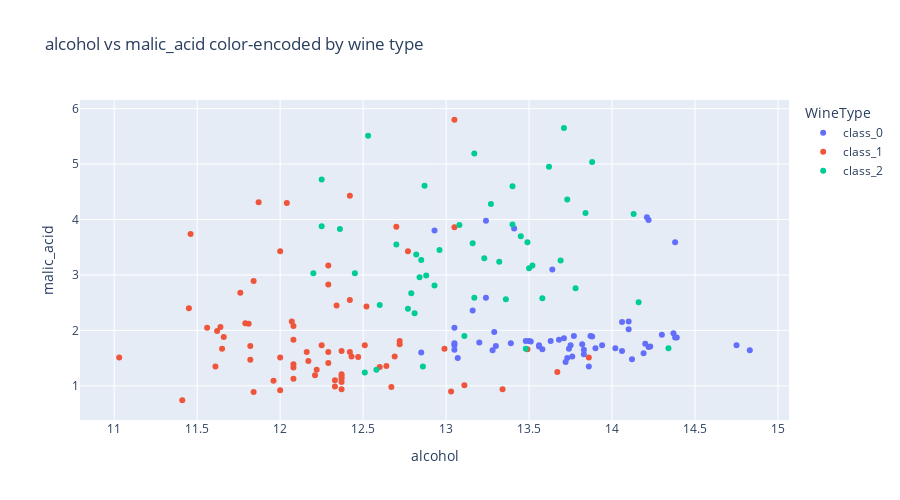

Here is the notebook cell this chart was saved with:
### Code cell
chart2 = px.scatter(data_frame=wine_df,
                   x=wine.feature_names[0],
                   y=wine.feature_names[1],
                   color="WineType",
                   title="%s vs %s color-encoded by wine type"%(wine.feature_names[0], wine.feature_names[1]),
                   height=500,
                   )

chart2

### Figure 1 — Plotly figure (JSON) as saved in the notebook; plotly's stock layout.template omitted (floating-point values rounded to 4 significant figures)
{"data": [{"hovertemplate": "WineType=class_0<br>alcohol=%{x}<br>malic_acid=%{y}<extra></extra>", "legendgroup": "class_0", "marker": {"color": "#636efa", "symbol": "circle"}, "mode": "markers", "name": "class_0", "orientation": "v", "showlegend": true, "type": "scatter", "x": [14.23, 13.2, 13.16, 14.37, 13.24, 14.2, 14.39, 14.06, 14.83, 13.86, 14.1, 14.12, 13.75, 14.75, 14.38, 13.63, 14.3, 13.83, 14.19, 13.64, 14.06, 12.93, 13.71, 12.85, 13.5, 13.05, 13.39, 13.3, 13.87, 14.02, 13.73, 13.58, 13.68, 13.76, 13.51, 13.48, 13.28, 13.05, 13.07, 14.22, 13.56, 13.41, 13.88, 13.24, 13.05, 14.21, 14.38, 13.9, 14.1, 13.94, 13.05, 13.83, 13.82, 13.77, 13.74, 13.56, 14.22, 13.29, 13.72], "xaxis": "x", "y": [1.71, 1.78, 2.36, 1.95, 2.59, 1.76, 1.87, 2.15, 1.64, 1.35, 2.16, 1.48, 1.73, 1.73, 1.87, 1.81, 1.92, 1.57, 1.59, 3.1, 1.63, 3.8, 1.86, 1.6, 1.81, 2.05, 1.77, 1.72, 1.9, 1.68, 1.5, 1.66, 1.83, 1.53, 1.8, 1.81, 1.64, 1.65, 1.5, 3.99, 1.71, 3.84, 1.89, 3.98, 1.77, 4.04, 3.59, 1.68, 2.02, 1.73, 1.73, 1.65, 1.75, 1.9, 1.67, 1.73, 1.7, 1.97, 1.43], "yaxis": "y"}, {"hovertemplate": "WineType=class_1<br>alcohol=%{x}<br>malic_acid=%{y}<extra></extra>", "legendgroup": "class_1", "marker": {"color": "#EF553B", "symbol": "circle"}, "mode": "markers", "name": "class_1", "orientation": "v", "showlegend": true, "type": "scatter", "x": [12.37, 12.33, 12.64, 13.67, 12.37, 12.17, 12.37, 13.11, 12.37, 13.34, 12.21, 12.29, 13.86, 13.49, 12.99, 11.96, 11.66, 13.03, 11.84, 12.33, 12.7, 12, 12.72, 12.08, 13.05, 11.84, 12.67, 12.16, 11.65, 11.64, 12.08, 12.08, 12, 12.69, 12.29, 11.62, 12.47, 11.81, 12.29, 12.37, 12.29, 12.08, 12.6, 12.34, 11.82, 12.51, 12.42, 12.25, 12.72, 12.22, 11.61, 11.46, 12.52, 11.76, 11.41, 12.08, 11.03, 11.82, 12.42, 12.77, 12, 11.45, 11.56, 12.42, 13.05, 11.87, 12.07, 12.43, 11.79, 12.37, 12.04], "xaxis": "x", "y": [0.94, 1.1, 1.36, 1.25, 1.13, 1.45, 1.21, 1.01, 1.17, 0.94, 1.19, 1.61, 1.51, 1.66, 1.67, 1.09, 1.88, 0.9, 2.89, 0.99, 3.87, 0.92, 1.81, 1.13, 3.86, 0.89, 0.98, 1.61, 1.67, 2.06, 1.33, 1.83, 1.51, 1.53, 2.83, 1.99, 1.52, 2.12, 1.41, 1.07, 3.17, 2.08, 1.34, 2.45, 1.72, 1.73, 2.55, 1.73, 1.75, 1.29, 1.35, 3.74, 2.43, 2.68, 0.74, 1.39, 1.51, 1.47, 1.61, 3.43, 3.43, 2.4, 2.05, 4.43, 5.8, 4.31, 2.16, 1.53, 2.13, 1.63, 4.3], "yaxis": "y"}, {"hovertemplate": "WineType=class_2<br>alcohol=%{x}<br>malic_acid=%{y}<extra></extra>", "legendgroup": "class_2", "marker": {"color": "#00cc96", "symbol": "circle"}, "mode": "markers", "name": "class_2", "orientation": "v", "showlegend": true, "type": "scatter", "x": [12.86, 12.88, 12.81, 12.7, 12.51, 12.6, 12.25, 12.53, 13.49, 12.84, 12.93, 13.36, 13.52, 13.62, 12.25, 13.16, 13.88, 12.87, 13.32, 13.08, 13.5, 12.79, 13.11, 13.23, 12.58, 13.17, 13.84, 12.45, 14.34, 13.48, 12.36, 13.69, 12.85, 12.96, 13.78, 13.73, 13.45, 12.82, 13.58, 13.4, 12.2, 12.77, 14.16, 13.71, 13.4, 13.27, 13.17, 14.13], "xaxis": "x", "y": [1.35, 2.99, 2.31, 3.55, 1.24, 2.46, 4.72, 5.51, 3.59, 2.96, 2.81, 2.56, 3.17, 4.95, 3.88, 3.57, 5.04, 4.61, 3.24, 3.9, 3.12, 2.67, 1.9, 3.3, 1.29, 5.19, 4.12, 3.03, 1.68, 1.67, 3.83, 3.26, 3.27, 3.45, 2.76, 4.36, 3.7, 3.37, 2.58, 4.6, 3.03, 2.39, 2.51, 5.65, 3.91, 4.28, 2.59, 4.1], "yaxis": "y"}], "layout": {"height": 500, "legend": {"title": {"text": "WineType"}, "tracegroupgap": 0}, "title": {"text": "alcohol vs malic_acid color-encoded by wine type"}, "xaxis": {"anchor": "y", "domain": [0, 1], "title": {"text": "alcohol"}}, "yaxis": {"anchor": "x", "domain": [0, 1], "title": {"text": "malic_acid"}}}}
